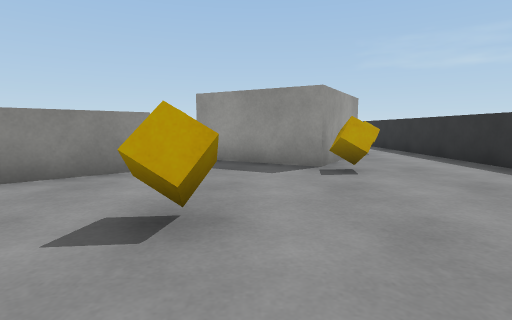
view 1 (above)

20 first-person views from a walk through a scene from a Unity 3-D project. The camera is 0.72 m above the floor, tilts 6° down and sees 80° across. The floor is counted in squares, 1 m on a side. Each view is taken from the middle of a square. On the plan, view 1 faces up. The plan holds only what a view shows up to about 10 squares ahead; the rest is blank. The player character is not drawn. Surface patterns are stand-ins for the level's own textures.

view 2
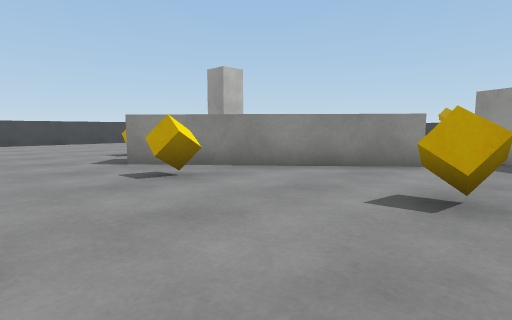

view 3
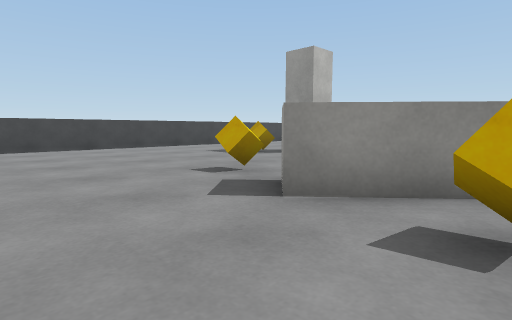

view 4
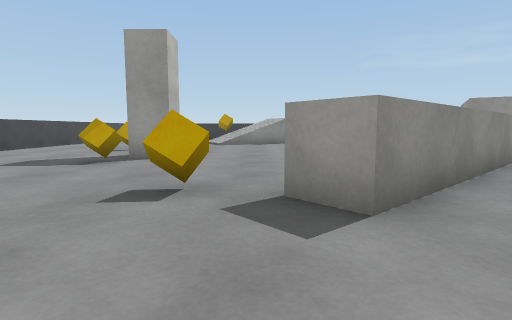

view 5
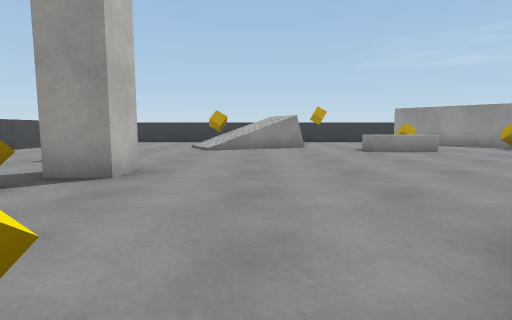

view 6
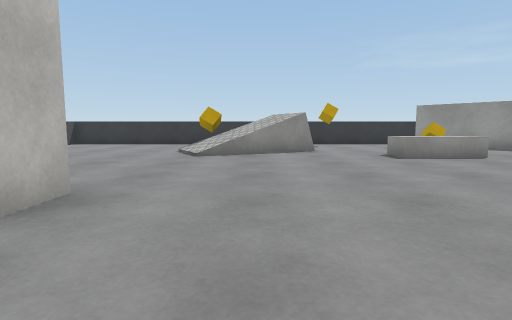

view 7
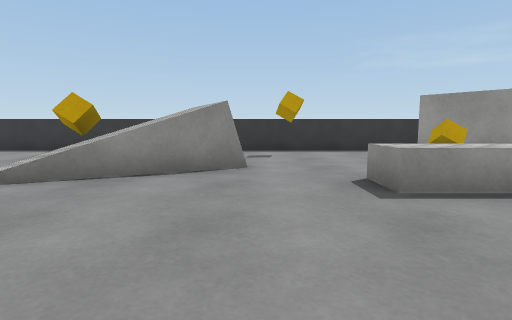

view 8
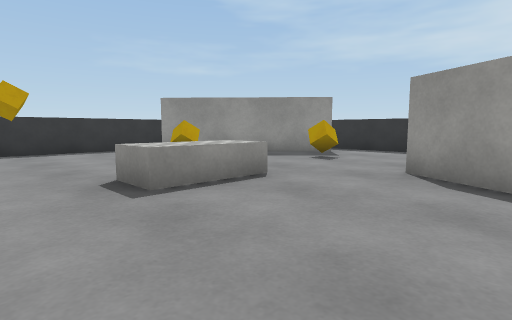

view 9
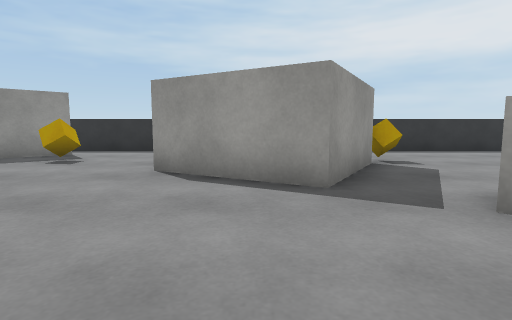

view 10
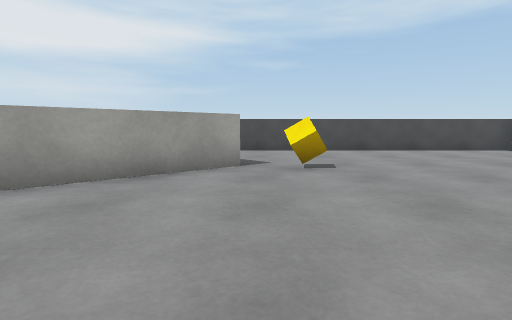

view 11
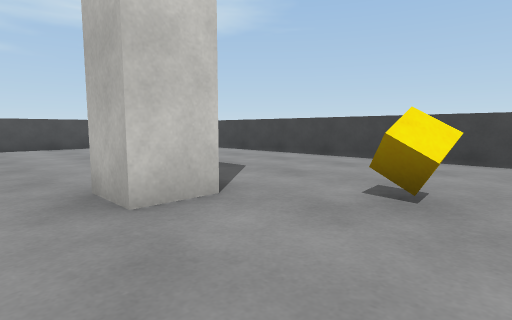

view 12
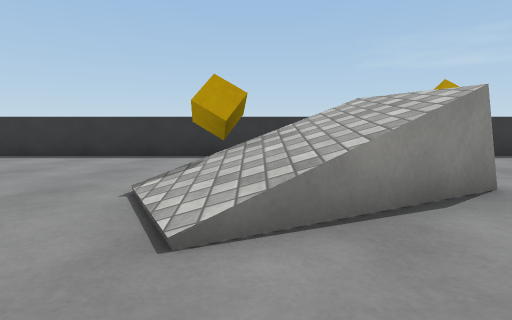

view 13
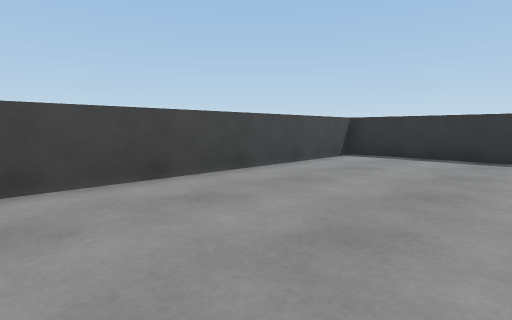

view 14
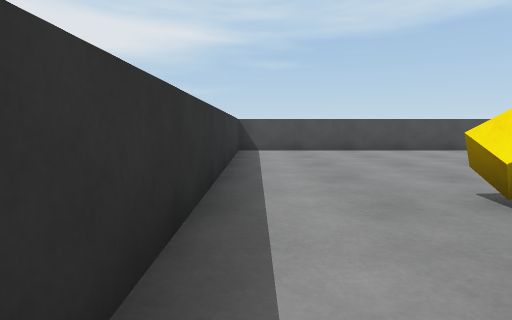

view 15
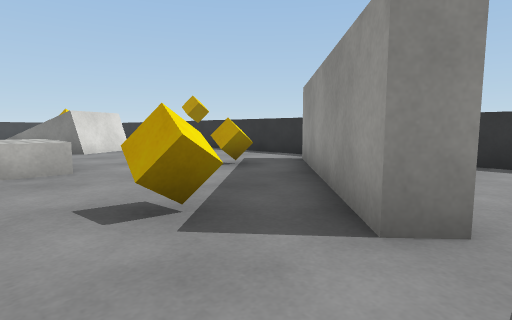

view 16
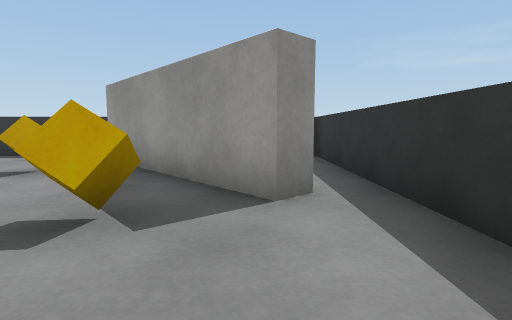

view 17
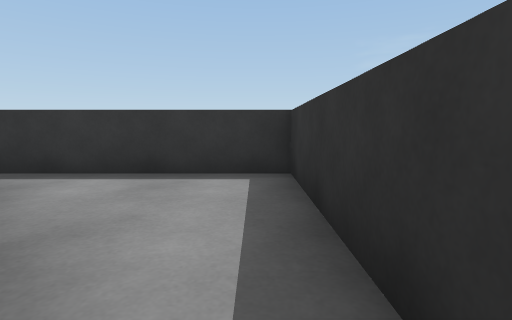

view 18
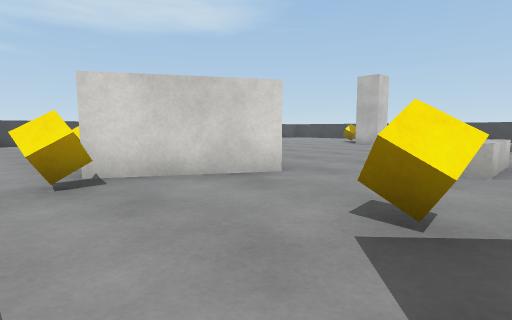

view 19
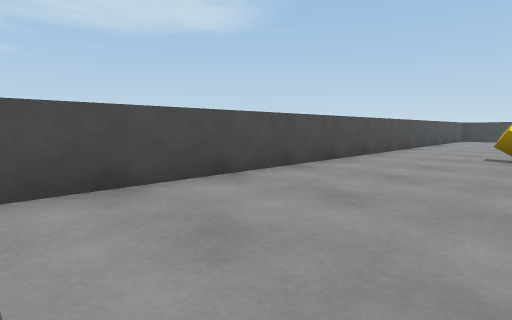

view 20
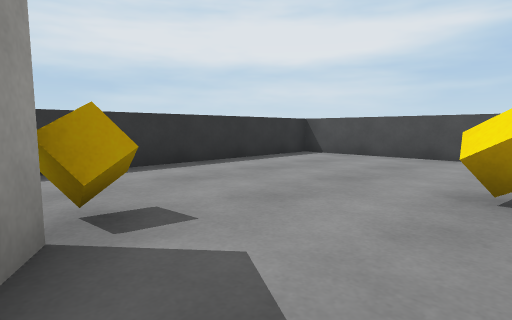

### Floor plan
Points are (right, up) in squares from view 1. A wall is a line through its corners. A room is listed if a view was taken in it or the views show most of it. See-through windows are left out.
Room 1 (views 1, 2, 3, 4, 5, 6, 7, 8, 9, 10, 11, 12, 13, 14, 15, 16, 17, 18, 19, 20)
walls: (-10.1, 7.4) (-9.1, 7.4) (-9.1, 6.3) (-10.1, 6.3); (-1.8, 5.2) (-6, 1.4) (-6.7, 2.2) (-4, 4.5); (-6.2, 15.1) (-5.3, 13.4); (2.3, 7.4) (1.2, 5.6) (-1.4, 7.1) (0.1, 9.7) (2.7, 8.2); (3.7, 13.4) (3.2, 13) (-0.4, 16.9); (0.1, 17.8) (-15.1, 17.8) (-15.1, -0.1); (-15.1, -1.7) (4.6, -1.7) (4.6, 14.6)
ways out: opening at (4, 14) to room 2
objects: cube (-11, 9); cube (-10, 5); cube (-8, 2); cube (-8, 14); cube (-4, 1); cube (-4, 16); block (-3, 12) to (-2, 12); cube (-1, 2); cube (-1, 15); cube (2, 5); cube (2, 12); cube (3, 9)
Room 2 (no view inside)
walls: (4.6, 14.6) (4.6, 17.8) (0.1, 17.8)
ways out: opening at (4, 14) to room 1

Positions as (right, up) in squares from view 1, and headings:
1: (0, 0), facing up
2: (0, -1), facing up-left
3: (-4, -1), facing up-left
4: (-7, -1), facing up
5: (-7, 2), facing up
6: (-7, 4), facing up
7: (-5, 8), facing up
8: (-5, 8), facing up-right
9: (-5, 8), facing right
10: (-7, 8), facing down
11: (-8, 10), facing down-left
12: (-8, 10), facing up
13: (-11, 10), facing up-left
14: (4, 8), facing down
15: (4, 11), facing up-left
16: (3, 10), facing up
17: (4, 13), facing up
18: (4, 13), facing down-left
19: (4, 2), facing down-left
20: (-1, 6), facing down-right
